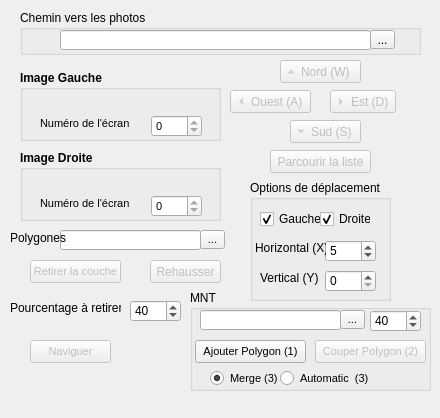
<?xml version="1.0" encoding="UTF-8"?>
<ui version="4.0">
 <class>StereoDockWidget</class>
 <widget class="QDockWidget" name="StereoDockWidget">
  <property name="geometry">
   <rect>
    <x>0</x>
    <y>0</y>
    <width>440</width>
    <height>418</height>
   </rect>
  </property>
  <property name="minimumSize">
   <size>
    <width>165</width>
    <height>390</height>
   </size>
  </property>
  <property name="windowTitle">
   <string>StereoPhoto</string>
  </property>
  <widget class="QWidget" name="dockWidgetContents">
   <widget class="QGroupBox" name="groupBoxMainPath">
    <property name="geometry">
     <rect>
      <x>20</x>
      <y>10</y>
      <width>401</width>
      <height>45</height>
     </rect>
    </property>
    <property name="title">
     <string>Chemin vers les photos</string>
    </property>
    <widget class="QLineEdit" name="importLineProject">
     <property name="geometry">
      <rect>
       <x>40</x>
       <y>20</y>
       <width>311</width>
       <height>20</height>
      </rect>
     </property>
     <property name="text">
      <string/>
     </property>
     <property name="readOnly">
      <bool>true</bool>
     </property>
    </widget>
    <widget class="QToolButton" name="importToolProject">
     <property name="geometry">
      <rect>
       <x>350</x>
       <y>20</y>
       <width>25</width>
       <height>19</height>
      </rect>
     </property>
     <property name="text">
      <string>...</string>
     </property>
    </widget>
   </widget>
   <widget class="QGroupBox" name="groupBoxLeft">
    <property name="geometry">
     <rect>
      <x>20</x>
      <y>70</y>
      <width>201</width>
      <height>71</height>
     </rect>
    </property>
    <property name="font">
     <font>
      <pointsize>9</pointsize>
      <weight>75</weight>
      <bold>true</bold>
     </font>
    </property>
    <property name="title">
     <string>Image Gauche</string>
    </property>
    <widget class="QLabel" name="label_8">
     <property name="geometry">
      <rect>
       <x>20</x>
       <y>45</y>
       <width>91</width>
       <height>16</height>
      </rect>
     </property>
     <property name="font">
      <font>
       <pointsize>8</pointsize>
       <weight>50</weight>
       <bold>false</bold>
      </font>
     </property>
     <property name="text">
      <string>Numéro de l'écran :</string>
     </property>
    </widget>
    <widget class="QSpinBox" name="spinBoxLeftScreen">
     <property name="geometry">
      <rect>
       <x>131</x>
       <y>45</y>
       <width>51</width>
       <height>22</height>
      </rect>
     </property>
     <property name="font">
      <font>
       <pointsize>8</pointsize>
       <weight>50</weight>
       <bold>false</bold>
      </font>
     </property>
     <property name="maximum">
      <number>0</number>
     </property>
    </widget>
    <widget class="QLabel" name="labelLeftName">
     <property name="geometry">
      <rect>
       <x>20</x>
       <y>20</y>
       <width>171</width>
       <height>20</height>
      </rect>
     </property>
     <property name="font">
      <font>
       <pointsize>9</pointsize>
       <weight>75</weight>
       <bold>true</bold>
      </font>
     </property>
     <property name="text">
      <string/>
     </property>
    </widget>
   </widget>
   <widget class="QGroupBox" name="groupBoxRight">
    <property name="geometry">
     <rect>
      <x>20</x>
      <y>150</y>
      <width>201</width>
      <height>71</height>
     </rect>
    </property>
    <property name="font">
     <font>
      <pointsize>9</pointsize>
      <weight>75</weight>
      <bold>true</bold>
     </font>
    </property>
    <property name="title">
     <string>Image Droite</string>
    </property>
    <widget class="QLabel" name="label_9">
     <property name="geometry">
      <rect>
       <x>20</x>
       <y>45</y>
       <width>91</width>
       <height>16</height>
      </rect>
     </property>
     <property name="font">
      <font>
       <pointsize>8</pointsize>
       <weight>50</weight>
       <bold>false</bold>
      </font>
     </property>
     <property name="text">
      <string>Numéro de l'écran :</string>
     </property>
    </widget>
    <widget class="QSpinBox" name="spinBoxRightScreen">
     <property name="geometry">
      <rect>
       <x>131</x>
       <y>45</y>
       <width>51</width>
       <height>22</height>
      </rect>
     </property>
     <property name="font">
      <font>
       <pointsize>8</pointsize>
       <weight>50</weight>
       <bold>false</bold>
      </font>
     </property>
     <property name="maximum">
      <number>0</number>
     </property>
    </widget>
    <widget class="QLabel" name="labelRightName">
     <property name="geometry">
      <rect>
       <x>20</x>
       <y>20</y>
       <width>161</width>
       <height>16</height>
      </rect>
     </property>
     <property name="font">
      <font>
       <pointsize>9</pointsize>
       <weight>75</weight>
       <bold>true</bold>
      </font>
     </property>
     <property name="text">
      <string/>
     </property>
    </widget>
   </widget>
   <widget class="QToolButton" name="toolButtonEst">
    <property name="enabled">
     <bool>false</bool>
    </property>
    <property name="geometry">
     <rect>
      <x>330</x>
      <y>90</y>
      <width>66</width>
      <height>23</height>
     </rect>
    </property>
    <property name="text">
     <string>Est (D)</string>
    </property>
    <property name="toolButtonStyle">
     <enum>Qt::ToolButtonTextBesideIcon</enum>
    </property>
    <property name="autoRaise">
     <bool>false</bool>
    </property>
    <property name="arrowType">
     <enum>Qt::RightArrow</enum>
    </property>
   </widget>
   <widget class="QToolButton" name="toolButtonOuest">
    <property name="enabled">
     <bool>false</bool>
    </property>
    <property name="geometry">
     <rect>
      <x>230</x>
      <y>90</y>
      <width>81</width>
      <height>23</height>
     </rect>
    </property>
    <property name="text">
     <string>Ouest (A)</string>
    </property>
    <property name="toolButtonStyle">
     <enum>Qt::ToolButtonTextBesideIcon</enum>
    </property>
    <property name="autoRaise">
     <bool>false</bool>
    </property>
    <property name="arrowType">
     <enum>Qt::LeftArrow</enum>
    </property>
   </widget>
   <widget class="QToolButton" name="toolButtonSud">
    <property name="enabled">
     <bool>false</bool>
    </property>
    <property name="geometry">
     <rect>
      <x>290</x>
      <y>120</y>
      <width>71</width>
      <height>23</height>
     </rect>
    </property>
    <property name="text">
     <string>Sud (S)</string>
    </property>
    <property name="toolButtonStyle">
     <enum>Qt::ToolButtonTextBesideIcon</enum>
    </property>
    <property name="autoRaise">
     <bool>false</bool>
    </property>
    <property name="arrowType">
     <enum>Qt::DownArrow</enum>
    </property>
   </widget>
   <widget class="QToolButton" name="toolButtonNord">
    <property name="enabled">
     <bool>false</bool>
    </property>
    <property name="geometry">
     <rect>
      <x>280</x>
      <y>60</y>
      <width>81</width>
      <height>23</height>
     </rect>
    </property>
    <property name="text">
     <string>Nord (W)</string>
    </property>
    <property name="toolButtonStyle">
     <enum>Qt::ToolButtonTextBesideIcon</enum>
    </property>
    <property name="autoRaise">
     <bool>false</bool>
    </property>
    <property name="arrowType">
     <enum>Qt::UpArrow</enum>
    </property>
   </widget>
   <widget class="QLabel" name="label_10">
    <property name="geometry">
     <rect>
      <x>10</x>
      <y>300</y>
      <width>111</width>
      <height>16</height>
     </rect>
    </property>
    <property name="text">
     <string>Pourcentage à retirer : </string>
    </property>
   </widget>
   <widget class="QPushButton" name="pushButtonShowIDList">
    <property name="enabled">
     <bool>false</bool>
    </property>
    <property name="geometry">
     <rect>
      <x>270</x>
      <y>150</y>
      <width>101</width>
      <height>23</height>
     </rect>
    </property>
    <property name="text">
     <string>Parcourir la liste</string>
    </property>
   </widget>
   <widget class="QPushButton" name="enhanceButton">
    <property name="enabled">
     <bool>false</bool>
    </property>
    <property name="geometry">
     <rect>
      <x>150</x>
      <y>260</y>
      <width>71</width>
      <height>23</height>
     </rect>
    </property>
    <property name="text">
     <string>Rehausser</string>
    </property>
    <property name="checkable">
     <bool>false</bool>
    </property>
   </widget>
   <widget class="QPushButton" name="pushButtonShowPicture">
    <property name="enabled">
     <bool>false</bool>
    </property>
    <property name="geometry">
     <rect>
      <x>30</x>
      <y>340</y>
      <width>81</width>
      <height>23</height>
     </rect>
    </property>
    <property name="font">
     <font>
      <pointsize>8</pointsize>
      <weight>50</weight>
      <bold>false</bold>
     </font>
    </property>
    <property name="text">
     <string>Naviguer</string>
    </property>
   </widget>
   <widget class="QSpinBox" name="spinBoxRecouvrementH">
    <property name="geometry">
     <rect>
      <x>130</x>
      <y>300</y>
      <width>51</width>
      <height>22</height>
     </rect>
    </property>
    <property name="maximum">
     <number>100</number>
    </property>
    <property name="value">
     <number>40</number>
    </property>
   </widget>
   <widget class="QLineEdit" name="importLineVectorLayer">
    <property name="enabled">
     <bool>true</bool>
    </property>
    <property name="geometry">
     <rect>
      <x>60</x>
      <y>230</y>
      <width>141</width>
      <height>20</height>
     </rect>
    </property>
    <property name="font">
     <font>
      <pointsize>8</pointsize>
      <weight>50</weight>
      <bold>false</bold>
     </font>
    </property>
    <property name="text">
     <string/>
    </property>
    <property name="readOnly">
     <bool>true</bool>
    </property>
   </widget>
   <widget class="QToolButton" name="importToolVectorLayer">
    <property name="geometry">
     <rect>
      <x>200</x>
      <y>230</y>
      <width>25</width>
      <height>19</height>
     </rect>
    </property>
    <property name="font">
     <font>
      <pointsize>8</pointsize>
      <weight>50</weight>
      <bold>false</bold>
     </font>
    </property>
    <property name="text">
     <string>...</string>
    </property>
   </widget>
   <widget class="QPushButton" name="pushButtonRemoveShape">
    <property name="enabled">
     <bool>false</bool>
    </property>
    <property name="geometry">
     <rect>
      <x>30</x>
      <y>260</y>
      <width>91</width>
      <height>23</height>
     </rect>
    </property>
    <property name="font">
     <font>
      <pointsize>8</pointsize>
      <weight>50</weight>
      <bold>false</bold>
     </font>
    </property>
    <property name="text">
     <string>Retirer la couche</string>
    </property>
   </widget>
   <widget class="QLabel" name="label_11">
    <property name="geometry">
     <rect>
      <x>10</x>
      <y>230</y>
      <width>71</width>
      <height>16</height>
     </rect>
    </property>
    <property name="text">
     <string>Polygones</string>
    </property>
   </widget>
   <widget class="QGroupBox" name="groupBoxMoveLine">
    <property name="geometry">
     <rect>
      <x>250</x>
      <y>180</y>
      <width>141</width>
      <height>121</height>
     </rect>
    </property>
    <property name="title">
     <string>Options de déplacement</string>
    </property>
    <widget class="QSpinBox" name="spinBoxMoveInY">
     <property name="geometry">
      <rect>
       <x>75</x>
       <y>90</y>
       <width>51</width>
       <height>22</height>
      </rect>
     </property>
    </widget>
    <widget class="QSpinBox" name="spinBoxMoveInX">
     <property name="geometry">
      <rect>
       <x>75</x>
       <y>60</y>
       <width>51</width>
       <height>22</height>
      </rect>
     </property>
     <property name="value">
      <number>5</number>
     </property>
    </widget>
    <widget class="QCheckBox" name="checkBoxMoveLeft">
     <property name="geometry">
      <rect>
       <x>10</x>
       <y>30</y>
       <width>61</width>
       <height>18</height>
      </rect>
     </property>
     <property name="text">
      <string>Gauche</string>
     </property>
     <property name="checked">
      <bool>true</bool>
     </property>
    </widget>
    <widget class="QCheckBox" name="checkBoxMoveRight">
     <property name="geometry">
      <rect>
       <x>70</x>
       <y>30</y>
       <width>51</width>
       <height>18</height>
      </rect>
     </property>
     <property name="text">
      <string>Droite</string>
     </property>
     <property name="checked">
      <bool>true</bool>
     </property>
    </widget>
    <widget class="QLabel" name="label_16">
     <property name="geometry">
      <rect>
       <x>5</x>
       <y>60</y>
       <width>71</width>
       <height>16</height>
      </rect>
     </property>
     <property name="text">
      <string>Horizontal (X)</string>
     </property>
    </widget>
    <widget class="QLabel" name="label_17">
     <property name="geometry">
      <rect>
       <x>10</x>
       <y>90</y>
       <width>61</width>
       <height>16</height>
      </rect>
     </property>
     <property name="text">
      <string>Vertical (Y)</string>
     </property>
    </widget>
   </widget>
   <widget class="QGroupBox" name="groupBox">
    <property name="geometry">
     <rect>
      <x>190</x>
      <y>290</y>
      <width>241</width>
      <height>101</height>
     </rect>
    </property>
    <property name="title">
     <string>MNT</string>
    </property>
    <widget class="QPushButton" name="drawButton">
     <property name="enabled">
      <bool>true</bool>
     </property>
     <property name="geometry">
      <rect>
       <x>5</x>
       <y>50</y>
       <width>111</width>
       <height>23</height>
      </rect>
     </property>
     <property name="font">
      <font>
       <pointsize>8</pointsize>
       <weight>50</weight>
       <bold>false</bold>
      </font>
     </property>
     <property name="text">
      <string>Ajouter Polygon (1)</string>
     </property>
     <property name="checkable">
      <bool>true</bool>
     </property>
    </widget>
    <widget class="QLabel" name="label_12">
     <property name="geometry">
      <rect>
       <x>-60</x>
       <y>20</y>
       <width>71</width>
       <height>16</height>
      </rect>
     </property>
     <property name="text">
      <string>MNT</string>
     </property>
    </widget>
    <widget class="QRadioButton" name="radioButtonMerge">
     <property name="enabled">
      <bool>true</bool>
     </property>
     <property name="geometry">
      <rect>
       <x>20</x>
       <y>80</y>
       <width>71</width>
       <height>17</height>
      </rect>
     </property>
     <property name="font">
      <font>
       <pointsize>8</pointsize>
       <weight>50</weight>
       <bold>false</bold>
      </font>
     </property>
     <property name="text">
      <string>Merge (3)</string>
     </property>
     <property name="checked">
      <bool>true</bool>
     </property>
    </widget>
    <widget class="QRadioButton" name="radioButtonAuto">
     <property name="geometry">
      <rect>
       <x>90</x>
       <y>80</y>
       <width>131</width>
       <height>17</height>
      </rect>
     </property>
     <property name="font">
      <font>
       <pointsize>8</pointsize>
       <weight>50</weight>
       <bold>false</bold>
      </font>
     </property>
     <property name="text">
      <string>Automatic  (3)</string>
     </property>
    </widget>
    <widget class="QPushButton" name="cutButton">
     <property name="enabled">
      <bool>false</bool>
     </property>
     <property name="geometry">
      <rect>
       <x>125</x>
       <y>50</y>
       <width>111</width>
       <height>23</height>
      </rect>
     </property>
     <property name="font">
      <font>
       <pointsize>8</pointsize>
       <weight>50</weight>
       <bold>false</bold>
      </font>
     </property>
     <property name="text">
      <string>Couper Polygon (2)</string>
     </property>
     <property name="checkable">
      <bool>true</bool>
     </property>
    </widget>
    <widget class="QToolButton" name="importToolMNT">
     <property name="geometry">
      <rect>
       <x>150</x>
       <y>20</y>
       <width>25</width>
       <height>19</height>
      </rect>
     </property>
     <property name="font">
      <font>
       <pointsize>8</pointsize>
       <weight>50</weight>
       <bold>false</bold>
      </font>
     </property>
     <property name="text">
      <string>...</string>
     </property>
    </widget>
    <widget class="QLineEdit" name="importLineMNT">
     <property name="enabled">
      <bool>true</bool>
     </property>
     <property name="geometry">
      <rect>
       <x>10</x>
       <y>20</y>
       <width>141</width>
       <height>20</height>
      </rect>
     </property>
     <property name="font">
      <font>
       <pointsize>8</pointsize>
       <weight>50</weight>
       <bold>false</bold>
      </font>
     </property>
     <property name="text">
      <string/>
     </property>
     <property name="readOnly">
      <bool>true</bool>
     </property>
    </widget>
   </widget>
   <widget class="QSpinBox" name="spinBoxRecouvrementH_2">
    <property name="geometry">
     <rect>
      <x>370</x>
      <y>310</y>
      <width>51</width>
      <height>22</height>
     </rect>
    </property>
    <property name="maximum">
     <number>100</number>
    </property>
    <property name="value">
     <number>40</number>
    </property>
   </widget>
  </widget>
 </widget>
 <resources/>
 <connections/>
</ui>
